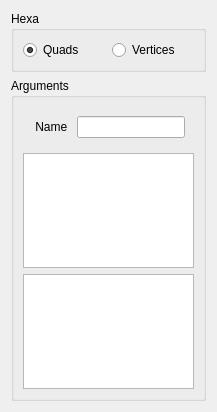
<?xml version="1.0" encoding="UTF-8"?>
<ui version="4.0">
 <class>HexaDialog</class>
 <widget class="QDialog" name="HexaDialog">
  <property name="geometry">
   <rect>
    <x>0</x>
    <y>0</y>
    <width>215</width>
    <height>412</height>
   </rect>
  </property>
  <property name="sizePolicy">
   <sizepolicy hsizetype="Preferred" vsizetype="Expanding">
    <horstretch>0</horstretch>
    <verstretch>0</verstretch>
   </sizepolicy>
  </property>
  <property name="windowTitle">
   <string>Hexahedron Construction</string>
  </property>
  <layout class="QVBoxLayout" name="verticalLayout">
   <item>
    <widget class="QGroupBox" name="groupBox_2">
     <property name="sizePolicy">
      <sizepolicy hsizetype="Preferred" vsizetype="Fixed">
       <horstretch>0</horstretch>
       <verstretch>0</verstretch>
      </sizepolicy>
     </property>
     <property name="title">
      <string>Hexa</string>
     </property>
     <layout class="QHBoxLayout" name="horizontalLayout">
      <item>
       <widget class="QRadioButton" name="quads_rb">
        <property name="sizePolicy">
         <sizepolicy hsizetype="Expanding" vsizetype="Fixed">
          <horstretch>0</horstretch>
          <verstretch>0</verstretch>
         </sizepolicy>
        </property>
        <property name="text">
         <string>Quads</string>
        </property>
        <property name="checked">
         <bool>true</bool>
        </property>
       </widget>
      </item>
      <item>
       <widget class="QRadioButton" name="vertices_rb">
        <property name="sizePolicy">
         <sizepolicy hsizetype="Expanding" vsizetype="Fixed">
          <horstretch>0</horstretch>
          <verstretch>0</verstretch>
         </sizepolicy>
        </property>
        <property name="text">
         <string>Vertices</string>
        </property>
       </widget>
      </item>
     </layout>
    </widget>
   </item>
   <item>
    <widget class="QGroupBox" name="groupBox">
     <property name="sizePolicy">
      <sizepolicy hsizetype="Preferred" vsizetype="Preferred">
       <horstretch>0</horstretch>
       <verstretch>0</verstretch>
      </sizepolicy>
     </property>
     <property name="title">
      <string>Arguments</string>
     </property>
     <layout class="QVBoxLayout" name="verticalLayout_2">
      <item>
       <widget class="QWidget" name="widget_3" native="true">
        <property name="sizePolicy">
         <sizepolicy hsizetype="Preferred" vsizetype="Fixed">
          <horstretch>0</horstretch>
          <verstretch>0</verstretch>
         </sizepolicy>
        </property>
        <layout class="QFormLayout" name="formLayout">
         <item row="0" column="0">
          <widget class="QLabel" name="label_15">
           <property name="text">
            <string> Name </string>
           </property>
          </widget>
         </item>
         <item row="0" column="1">
          <widget class="QLineEdit" name="name_le">
           <property name="sizePolicy">
            <sizepolicy hsizetype="Minimum" vsizetype="Fixed">
             <horstretch>0</horstretch>
             <verstretch>0</verstretch>
            </sizepolicy>
           </property>
           <property name="maximumSize">
            <size>
             <width>16777215</width>
             <height>16777215</height>
            </size>
           </property>
          </widget>
         </item>
        </layout>
       </widget>
      </item>
      <item>
       <widget class="QListWidget" name="quads_lw">
        <property name="sizePolicy">
         <sizepolicy hsizetype="Preferred" vsizetype="Preferred">
          <horstretch>0</horstretch>
          <verstretch>0</verstretch>
         </sizepolicy>
        </property>
        <property name="toolTip">
         <string>Select a quad</string>
        </property>
       </widget>
      </item>
      <item>
       <widget class="QListWidget" name="vertices_lw">
        <property name="sizePolicy">
         <sizepolicy hsizetype="Preferred" vsizetype="Preferred">
          <horstretch>0</horstretch>
          <verstretch>0</verstretch>
         </sizepolicy>
        </property>
        <property name="toolTip">
         <string>Select a vertex</string>
        </property>
       </widget>
      </item>
     </layout>
    </widget>
   </item>
  </layout>
 </widget>
 <tabstops>
  <tabstop>name_le</tabstop>
  <tabstop>quads_lw</tabstop>
  <tabstop>vertices_lw</tabstop>
  <tabstop>quads_rb</tabstop>
  <tabstop>vertices_rb</tabstop>
 </tabstops>
 <resources/>
 <connections>
  <connection>
   <sender>quads_rb</sender>
   <signal>clicked()</signal>
   <receiver>vertices_lw</receiver>
   <slot>hide()</slot>
   <hints>
    <hint type="sourcelabel">
     <x>95</x>
     <y>45</y>
    </hint>
    <hint type="destinationlabel">
     <x>173</x>
     <y>435</y>
    </hint>
   </hints>
  </connection>
  <connection>
   <sender>quads_rb</sender>
   <signal>clicked()</signal>
   <receiver>quads_lw</receiver>
   <slot>show()</slot>
   <hints>
    <hint type="sourcelabel">
     <x>74</x>
     <y>45</y>
    </hint>
    <hint type="destinationlabel">
     <x>135</x>
     <y>220</y>
    </hint>
   </hints>
  </connection>
  <connection>
   <sender>vertices_rb</sender>
   <signal>clicked()</signal>
   <receiver>vertices_lw</receiver>
   <slot>show()</slot>
   <hints>
    <hint type="sourcelabel">
     <x>252</x>
     <y>45</y>
    </hint>
    <hint type="destinationlabel">
     <x>173</x>
     <y>435</y>
    </hint>
   </hints>
  </connection>
  <connection>
   <sender>vertices_rb</sender>
   <signal>clicked()</signal>
   <receiver>quads_lw</receiver>
   <slot>hide()</slot>
   <hints>
    <hint type="sourcelabel">
     <x>252</x>
     <y>45</y>
    </hint>
    <hint type="destinationlabel">
     <x>173</x>
     <y>258</y>
    </hint>
   </hints>
  </connection>
 </connections>
</ui>
